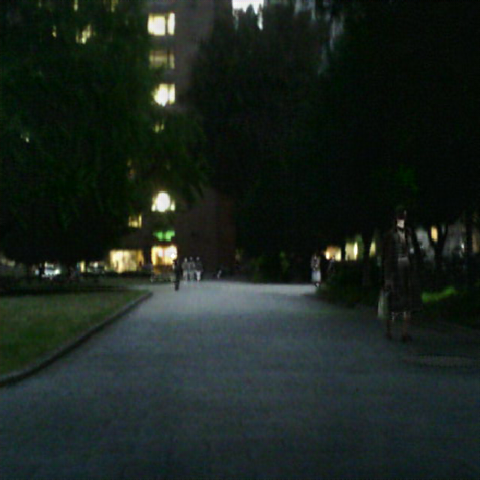
#> input picture data/CAWM-Mamba/00004N.png, 480 x 480 px, given as the content of the folder ./data/origin_ir, which was not available
$ python cal_evaluator.py
#> lines starting #> are read from the running program, lines starting #| are printed output that depends on the picture; after the words box and inside, x2 and y2 are one past the last pixel; in counts of white or black regions, pixels touching at a corner belong together; pictures that were not available may be replaced by others from this repository, and a replacement may not be noted
### cddfuse_evaluator.py
import os
import numpy as np
import cv2
import sklearn.metrics as skm
from scipy.signal import convolve2d
import math
from skimage.metrics import structural_similarity as ssim
import torch.nn.functional as F
__all__ = ['Evaluator', 'image_read_cv2']


def image_read_cv2(path, mode='RGB'):

#> called with path = './data/origin_ir/00004N.png', mode = 'GRAY'
    img_BGR = cv2.imread(path).astype('float32')
    assert mode == 'RGB' or mode == 'GRAY' or mode == 'YCrCb', 'mode error'
    if mode == 'RGB':

        img = cv2.cvtColor(img_BGR, cv2.COLOR_BGR2RGB)
    elif mode == 'GRAY':

        img = np.round(cv2.cvtColor(img_BGR, cv2.COLOR_BGR2GRAY))
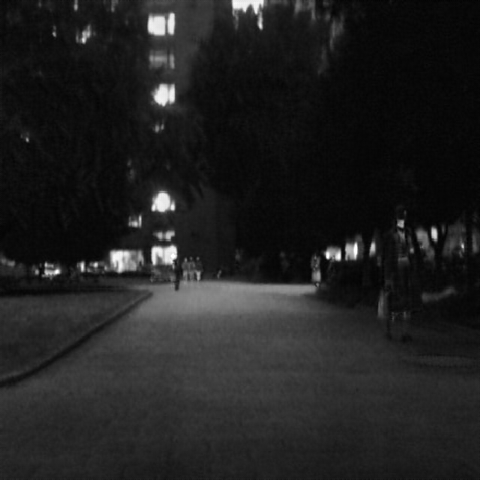
#> img: shape (480, 480) float32; min 2, max 255, mean 32.6
    elif mode == 'YCrCb':

        img = cv2.cvtColor(img_BGR, cv2.COLOR_BGR2YCrCb)
    return img

'''
# --------------------------------------------
 EN / SD / SF / AG / MI / MSE / CC / PSNR / SCD / VIF / Qabf / SSIM /
# --------------------------------------------
'''
class Evaluator():

    @classmethod
    def input_check(cls, imgF, imgA=None, imgB=None):
        if imgA is None:

            assert type(imgF) == np.ndarray, 'type error'
            assert len(imgF.shape) == 2, 'dimension error'
        else:

            assert type(imgF) == type(imgA) == type(imgB) == np.ndarray, 'type error'
            assert imgF.shape == imgA.shape == imgB.shape, 'shape error'
            assert len(imgF.shape) == 2, 'dimension error'


    @classmethod
    def EN(cls, img):
        cls.input_check(img)
        a = np.uint8(np.round(img)).flatten()
        h = np.bincount(a) / a.shape[0]
#> h = 256 values, max 0.0543 at index 9, min 0 at index 0, mean 0.00391
        return -sum(h * np.log2(h + (h == 0)))


    @classmethod
    def SD(cls, img):
        cls.input_check(img)
        return np.std(img)


    @classmethod
    def SF(cls, img):
        cls.input_check(img)
        return np.sqrt(np.mean((img[:, 1:] - img[:, :-1]) ** 2) + np.mean((img[1:, :] - img[:-1, :]) ** 2))


    @classmethod
    def AG(cls, img):
        cls.input_check(img)
        Gx, Gy = np.zeros_like(img), np.zeros_like(img)


        Gx[:, 0] = img[:, 1] - img[:, 0]
        Gx[:, -1] = img[:, -1] - img[:, -2]
#> Gx: shape (480, 480) float32; min -18, max 15, mean -0.00303
        Gx[:, 1:-1] = (img[:, 2:] - img[:, :-2]) / 2

        Gy[0, :] = img[1, :] - img[0, :]
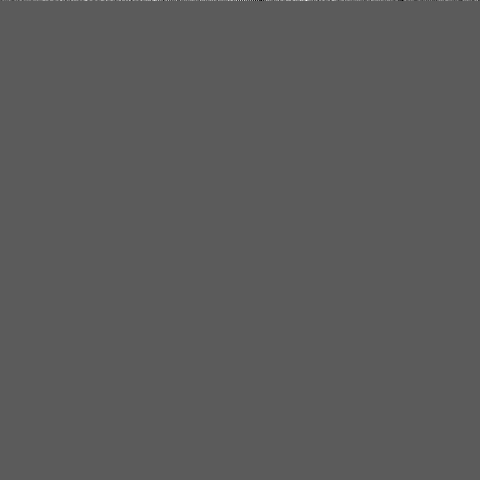
#> Gy: shape (480, 480) float32; min -5, max 9, mean 0.00321; drawn with min black and max white
        Gy[-1, :] = img[-1, :] - img[-2, :]
#> Gy: shape (480, 480) float32; 0.18% of pixels changed, all inside (x1, y1, x2, y2) = (1, 479, 480, 480)
        Gy[1:-1, :] = (img[2:, :] - img[:-2, :]) / 2
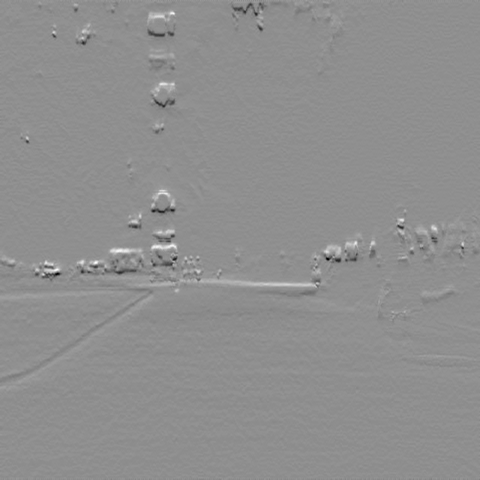
#> Gy: shape (480, 480) float32; min -83, max 64.5, mean 0; drawn with min black and max white
        return np.mean(np.sqrt((Gx ** 2 + Gy ** 2) / 2))


    @classmethod
    def MI(cls, image_F, image_A, image_B):
        cls.input_check(image_F, image_A, image_B)

        FA=skm.mutual_info_score(image_F.flatten(),image_A.flatten())
#> FA = 4.25
        FB=skm.mutual_info_score(image_F.flatten(),image_B.flatten())
#> FB = 4.25
        return FA+FB


    @classmethod
    def MSE(cls, image_F, image_A, image_B):
        cls.input_check(image_F, image_A, image_B)
        return (np.mean((image_A - image_F) ** 2) + np.mean((image_B - image_F) ** 2)) / 2


    @classmethod
    def CC(cls, image_F, image_A, image_B):
        cls.input_check(image_F, image_A, image_B)
        rAF = np.sum((image_A - np.mean(image_A)) * (image_F - np.mean(image_F))) / np.sqrt(
            (np.sum((image_A - np.mean(image_A)) ** 2)) * (np.sum((image_F - np.mean(image_F)) ** 2)))
#> rAF = 1
        rBF = np.sum((image_B - np.mean(image_B)) * (image_F - np.mean(image_F))) / np.sqrt(
            (np.sum((image_B - np.mean(image_B)) ** 2)) * (np.sum((image_F - np.mean(image_F)) ** 2)))
#> rBF = 1
        return (rAF + rBF) / 2


    @classmethod
    def PSNR(cls, image_F, image_A, image_B):
        cls.input_check(image_F, image_A, image_B)
        return 10 * np.log10(np.max(image_F) ** 2 / cls.MSE(image_F, image_A, image_B))


    @classmethod
    def SCD(cls, image_F, image_A, image_B):
        cls.input_check(image_F, image_A, image_B)
        imgF_A = image_F - image_A
#> imgF_A: shape (480, 480) float32; every value is 0
        imgF_B = image_F - image_B
        corr1 = np.sum((image_A - np.mean(image_A)) * (imgF_B - np.mean(imgF_B))) / np.sqrt(
            (np.sum((image_A - np.mean(image_A)) ** 2)) * (np.sum((imgF_B - np.mean(imgF_B)) ** 2)))
#> corr1 = nan
        corr2 = np.sum((image_B - np.mean(image_B)) * (imgF_A - np.mean(imgF_A))) / np.sqrt(
            (np.sum((image_B - np.mean(image_B)) ** 2)) * (np.sum((imgF_A - np.mean(imgF_A)) ** 2)))
#> corr2 = nan
        return corr1 + corr2


    @classmethod
    def VIFF(cls, image_F, image_A, image_B):
        cls.input_check(image_F, image_A, image_B)
        return cls.compare_viff(image_A, image_F)+cls.compare_viff(image_B, image_F)


    @classmethod
    def compare_viff(cls,ref, dist):
        sigma_nsq = 2
        eps = 1e-10

        num = 0.0
        den = 0.0
        for scale in range(1, 5):

            N = 2 ** (4 - scale + 1) + 1
            sd = N / 5.0


            m, n = [(ss - 1.) / 2. for ss in (N, N)]
            y, x = np.ogrid[-m:m + 1, -n:n + 1]
            h = np.exp(-(x * x + y * y) / (2. * sd * sd))
            h[h < np.finfo(h.dtype).eps * h.max()] = 0
            sumh = h.sum()
            if sumh != 0:
                win = h / sumh

            if scale > 1:
                ref = convolve2d(ref, np.rot90(win, 2), mode='valid')
                dist = convolve2d(dist, np.rot90(win, 2), mode='valid')
                ref = ref[::2, ::2]
                dist = dist[::2, ::2]

            mu1 = convolve2d(ref, np.rot90(win, 2), mode='valid')
            mu2 = convolve2d(dist, np.rot90(win, 2), mode='valid')
            mu1_sq = mu1 * mu1
            mu2_sq = mu2 * mu2
            mu1_mu2 = mu1 * mu2
            sigma1_sq = convolve2d(ref * ref, np.rot90(win, 2), mode='valid') - mu1_sq
            sigma2_sq = convolve2d(dist * dist, np.rot90(win, 2), mode='valid') - mu2_sq
            sigma12 = convolve2d(ref * dist, np.rot90(win, 2), mode='valid') - mu1_mu2

            sigma1_sq[sigma1_sq < 0] = 0
            sigma2_sq[sigma2_sq < 0] = 0

            g = sigma12 / (sigma1_sq + eps)
            sv_sq = sigma2_sq - g * sigma12

            g[sigma1_sq < eps] = 0
            sv_sq[sigma1_sq < eps] = sigma2_sq[sigma1_sq < eps]
            sigma1_sq[sigma1_sq < eps] = 0

            g[sigma2_sq < eps] = 0
            sv_sq[sigma2_sq < eps] = 0

            sv_sq[g < 0] = sigma2_sq[g < 0]
            g[g < 0] = 0
            sv_sq[sv_sq <= eps] = eps

            num += np.sum(np.log10(1 + g * g * sigma1_sq / (sv_sq + sigma_nsq)))
            den += np.sum(np.log10(1 + sigma1_sq / sigma_nsq))
#> this loop made 4 passes
#> (num, den) on passes 1 to 4: (187991.7, 187991.7), (223271.1, 223271.1), (231530.5, 231530.5), (233641, 233641)
#> pass 1, in compare_viff, `sigma1_sq = convolve2d(ref * ref, np.rot90(win, 2), mode='valid') - mu..`:
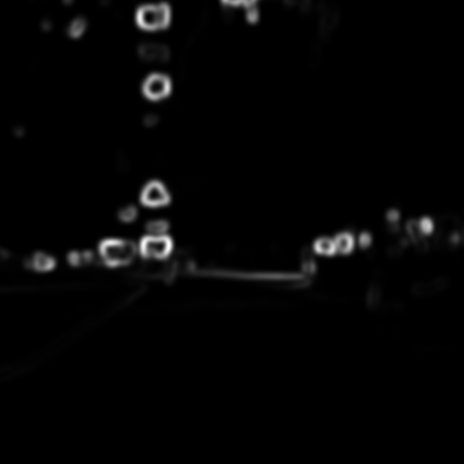
#> sigma1_sq: shape (464, 464) float64; min 0.505, max 8205.8, mean 168.3; drawn with min black and max white
#> after the loop, den = 233641; num = 233641

        vifp = num / den
#> vifp = 1
#> in compare_viff (call 2), `sigma_nsq = 2`: sigma_nsq = 2
#> the loop in compare_viff (call 2), `for scale in range(1, 5): ` made 4 passes
#> pass 1, in compare_viff (call 2), `sv_sq = sigma2_sq - g * sigma12`:
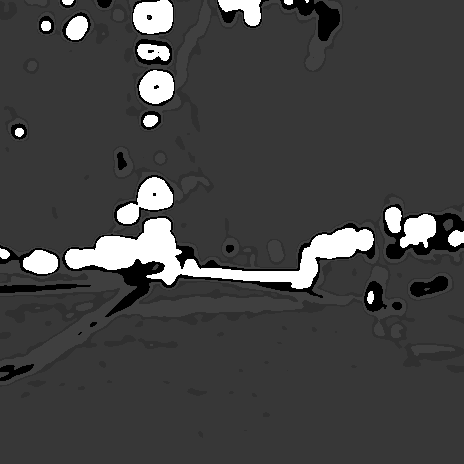
#> sv_sq: shape (464, 464) float64; min 1e-10, max 1e-10, mean 1e-10; drawn with min black and max white
#> after the loop in compare_viff (call 2), `for scale in range(1, 5):`: den = 233641

        if np.isnan(vifp):
            return 1.0
        else:
            return vifp


    @classmethod
    def Qabf(cls, image_F, image_A, image_B):
        cls.input_check(image_F, image_A, image_B)
        gA, aA = cls.Qabf_getArray(image_A)
        gB, aB = cls.Qabf_getArray(image_B)
        gF, aF = cls.Qabf_getArray(image_F)
        QAF = cls.Qabf_getQabf(aA, gA, aF, gF)
        QBF = cls.Qabf_getQabf(aB, gB, aF, gF)


        deno = np.sum(gA + gB)
        nume = np.sum(np.multiply(QAF, gA) + np.multiply(QBF, gB))
        return nume / deno


    @classmethod
    def Qabf_getArray(cls,img):
        h1 = np.array([[1, 2, 1], [0, 0, 0], [-1, -2, -1]]).astype(np.float32)
        h2 = np.array([[0, 1, 2], [-1, 0, 1], [-2, -1, 0]]).astype(np.float32)
        h3 = np.array([[-1, 0, 1], [-2, 0, 2], [-1, 0, 1]]).astype(np.float32)

        SAx = convolve2d(img, h3, mode='same')
        SAy = convolve2d(img, h1, mode='same')
        gA = np.sqrt(np.multiply(SAx, SAx) + np.multiply(SAy, SAy))
        aA = np.zeros_like(img)
        aA[SAx == 0] = math.pi / 2
        aA[SAx != 0]=np.arctan(SAy[SAx != 0] / SAx[SAx != 0])
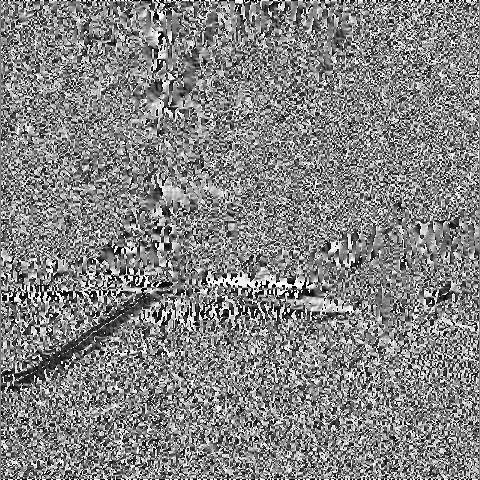
#> aA: shape (480, 480) float32; min -1.57, max 1.57, mean 0.0533; drawn with min black and max white
        return gA, aA


    @classmethod
    def Qabf_getQabf(cls,aA, gA, aF, gF):
        L = 1
        Tg = 0.9994
        kg = -15
        Dg = 0.5
        Ta = 0.9879
        ka = -22
        Da = 0.8
        GAF,AAF,QgAF,QaAF,QAF = np.zeros_like(aA),np.zeros_like(aA),np.zeros_like(aA),np.zeros_like(aA),np.zeros_like(aA)
        GAF[gA>gF]=gF[gA>gF]/gA[gA>gF]
        GAF[gA == gF] = gF[gA == gF]
        GAF[gA <gF] = gA[gA<gF]/gF[gA<gF]
        AAF = 1 - np.abs(aA - aF) / (math.pi / 2)
#> AAF: shape (480, 480) float32; every value is 1
        QgAF = Tg / (1 + np.exp(kg * (GAF - Dg)))
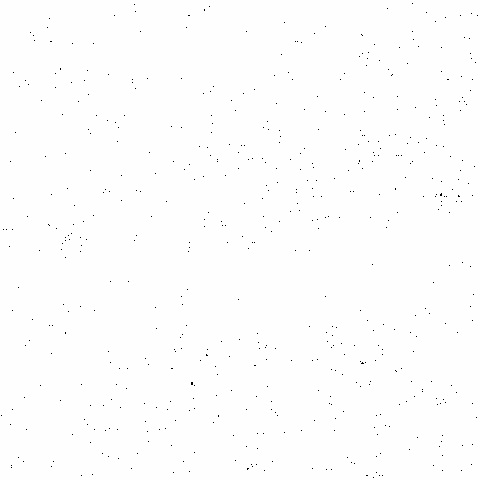
#> QgAF: shape (480, 480) float32; min 0.000552, max 0.999, mean 0.997
        QaAF = Ta / (1 + np.exp(ka * (AAF - Da)))
#> QaAF: shape (480, 480) float32; every value is 0.976
        QAF = QgAF* QaAF
#> in Qabf, `deno = np.sum(gA + gB)`: deno = 10110679
#> in Qabf, `nume = np.sum(np.multiply(QAF, gA) + np.multiply(QBF, gB))`: nume = 9861277
        return QAF


    @classmethod
    def SSIM(cls, image_F, image_A, image_B,data_range=255):
        cls.input_check(image_F, image_A, image_B)
        return ssim(image_F,image_A, data_range=data_range)+ssim(image_F,image_B, data_range=data_range)


# [85 lines left out: function VIFF, not called in this run]


class Resize_16(object):
    def __init__(self):
        pass
    def __call__(self, image, target):

        height, width = image.shape[:2]

        new_width = (width // 16) * 16
        new_height = (height // 16) * 16
        new = min(new_width, new_height)

        image = cv2.resize(image, (new, new))
        target = cv2.resize(target, (new, new))

        return image, target

def find_image_path(folder, name_stem):
    exts = ['.png', '.bmp', '.jpg', '.jpeg', '.tiff']
    for ext in exts:
        path = os.path.join(folder, name_stem + ext)
        if os.path.exists(path):
            return path
    return None

### cal_evaluator.py
import os
import numpy as np
from cddfuse_evaluator import image_read_cv2, Resize_16, find_image_path, Evaluator

if __name__ == '__main__':
 for dataset_name in ["MSRS"]:      # dataset name
     print("\n" * 2 + "=" * 80)
     for model_name in ["CAWM-Mamba", "CDDFuse", "DCEvo", "EMMA", "F2Fusion", "IASSF", "ITFuse", "MKDFusion", "origin_ir",
                        "origin_vi", "S4Fusion", "SFMFusion", "T2EA", "Wavelet-Mamba"]:       # method name
         print("The test result of " + dataset_name + ' :')

         origin_ir = "./data/origin_ir"                 # Original test image saving address
         origin_vi = "./data/origin_vi"
         fus_dir = os.path.join("./data",model_name)    # fused image storage address
         metric_result = np.zeros((12))
         print(fus_dir)

         for img_name in os.listdir(origin_ir):
             ir = image_read_cv2(os.path.join(origin_ir, img_name), 'GRAY')
             vi = image_read_cv2(os.path.join(origin_vi, img_name), 'GRAY')

             Resize_161=Resize_16()
             ir,vi = Resize_161(ir,vi)
             ir = np.clip(ir, 0, 255).astype(np.uint8).astype(np.float32)
             vi = np.clip(vi, 0, 255).astype(np.uint8).astype(np.float32)
             img_stem = img_name.split('.')[0]
             img_path = find_image_path(fus_dir, img_stem)
             fi = image_read_cv2(img_path, 'GRAY')

            # EN / SD / SF / AG / MI / MSE / CC / PSNR / SCD / VIF / Qabf / SSIM /

             metric_result += np.array([
                 Evaluator.EN(fi),
                 Evaluator.SD(fi),
                 Evaluator.SF(fi),
                 Evaluator.AG(fi),
                 Evaluator.MI(fi, ir, vi),
                 Evaluator.MSE(fi, ir, vi),
                 Evaluator.CC(fi, ir, vi),
                 Evaluator.PSNR(fi, ir, vi),
                 Evaluator.SCD(fi, ir, vi),
                 Evaluator.VIFF(fi, ir, vi),
                 Evaluator.Qabf(fi, ir, vi),
                 Evaluator.SSIM(fi, ir, vi, data_range=255)])
#> metric_result = [6.13, 30.82, 7.16, 1.97, 8.5, 0, 1, inf, nan, 2, 0.975, 2]


         metric_result /= len(os.listdir(fus_dir))
#> metric_result = [2.04, 10.27, 2.39, 0.657, 2.83, 0, 0.333, inf, nan, 0.667, 0.325, 0.667]


         print(f"{'':<10} {'EN':<10} {'SD':<10} {'SF':<10} {'AG':<10} {'MI':<10} {'MSE':<12} "
               f"{'CC':<10} {'PSNR':<10} {'SCD':<10} {'VIF':<10} {'Qabf':<10} {'SSIM':<10}")

         print(f"{model_name:<10} {np.round(metric_result[0], 4):<10} "
               f"{np.round(metric_result[1], 4):<10} {np.round(metric_result[2], 4):<10} "
               f"{np.round(metric_result[3], 4):<10} {np.round(metric_result[4], 4):<10} "
               f"{np.round(metric_result[5], 4):<12} {np.round(metric_result[6], 4):<10} "
               f"{np.round(metric_result[7], 4):<10} {np.round(metric_result[8], 4):<10} "
               f"{np.round(metric_result[9], 4):<10} {np.round(metric_result[10], 4):<10} "
               f"{np.round(metric_result[11], 4):<10}")
#| CAWM-Mamba 2.0428     10.2748    2.3863     0.6568     2.832      0.0          0.3333     inf        nan        0.6667     0.3251     0.6667
#> (the run stopped early here; a loop or call above may not have finished)

$ run again, on data/CAWM-Mamba/00008N.png
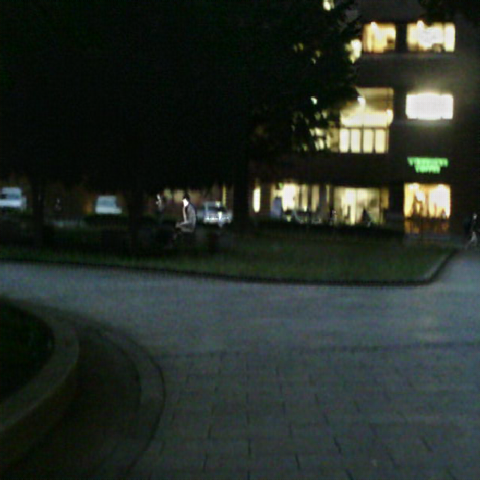
#> input picture data/CAWM-Mamba/00008N.png, 480 x 480 px, given as the content of the folder ./data/origin_ir, which was not available
#> h = 256 values, max 0.0627 at index 8, min 0 at index 0, mean 0.00391
#> FA = 4.49
#> rAF = 1
#> imgF_A: shape (480, 480) float32; every value is 0
#> corr1 = nan
#> the loop in compare_viff, `for scale in range(1, 5): ` made 4 passes
#> (num, den) on passes 1 to 4: (221239.6, 221239.6), (265881.2, 265881.2), (276549.3, 276549.3), (279251.2, 279251.2)
#> after the loop in compare_viff, `for scale in range(1, 5):`: den = 279251.2
#> vifp = 1
#> sigma_nsq = 2
#> the loop in compare_viff (call 2), `for scale in range(1, 5): ` made 4 passes
#> pass 1, in compare_viff (call 2), `sv_sq = sigma2_sq - g * sigma12`:
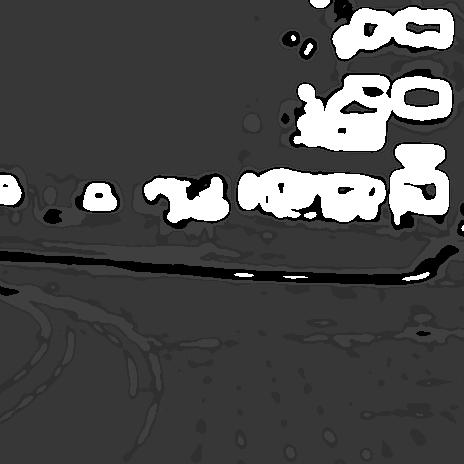
#> sv_sq: shape (464, 464) float64; min 1e-10, max 1e-10, mean 1e-10; drawn with min black and max white
#> after the loop in compare_viff (call 2), `for scale in range(1, 5):`: den = 279251.2
#> AAF: shape (480, 480) float32; every value is 1
#> in Qabf_getQabf, `QgAF = Tg / (1 + np.exp(kg * (GAF - Dg)))`:
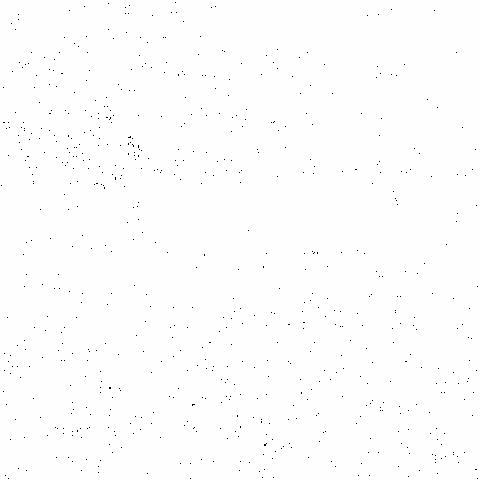
#> QgAF: shape (480, 480) float32; min 0.000552, max 0.999, mean 0.996
#> QaAF: shape (480, 480) float32; every value is 0.976
#> deno = 12462814
#> nume = 12155390
#> `metric_result += np.array([ Evaluator.EN(fi), Evaluator.SD(fi), Evalua..`: metric_result = [6.48, 43.45, 8.57, 2.41, 8.98, 0, 1, inf, nan, 2, 0.975, 2]
#> `metric_result /= len(os.listdir(fus_dir))`: metric_result = [2.16, 14.48, 2.86, 0.803, 2.99, 0, 0.333, inf, nan, 0.667, 0.325, 0.667]
#| CAWM-Mamba 2.1604     14.4846    2.8582     0.8032     2.9949     0.0          0.3333     inf        nan        0.6667     0.3251     0.6667

$ run again, on data/CAWM-Mamba/00012N.png
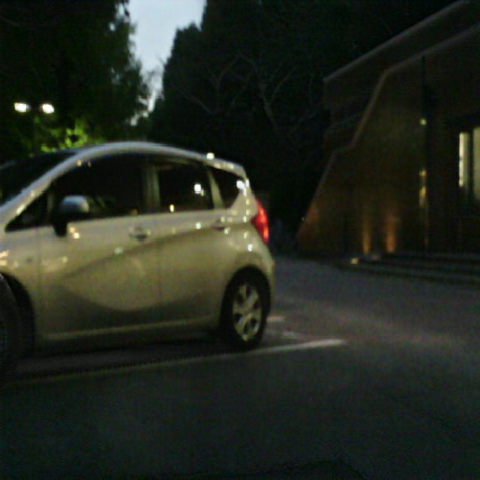
#> input picture data/CAWM-Mamba/00012N.png, 480 x 480 px, given as the content of the folder ./data/origin_ir, which was not available
#> h = 256 values, max 0.0372 at index 12, min 0 at index 0, mean 0.00391
#> FA = 4.32
#> rAF = 1
#> imgF_A: shape (480, 480) float32; every value is 0
#> corr1 = nan
#> the loop in compare_viff, `for scale in range(1, 5): ` made 4 passes
#> (num, den) on passes 1 to 4: (223136.5, 223136.5), (268572.8, 268572.8), (279452.5, 279452.5), (282229.6, 282229.6)
#> after the loop in compare_viff, `for scale in range(1, 5):`: den = 282229.6
#> vifp = 1
#> sigma_nsq = 2
#> the loop in compare_viff (call 2), `for scale in range(1, 5): ` made 4 passes
#> pass 1, in compare_viff (call 2), `sv_sq = sigma2_sq - g * sigma12`:
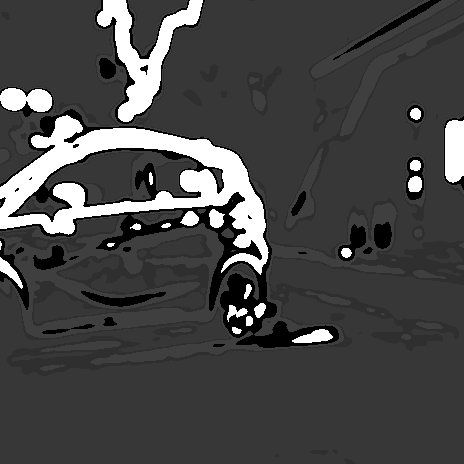
#> sv_sq: shape (464, 464) float64; min 1e-10, max 1e-10, mean 1e-10; drawn with min black and max white
#> after the loop in compare_viff (call 2), `for scale in range(1, 5):`: den = 282229.6
#> AAF: shape (480, 480) float32; every value is 1
#> in Qabf_getQabf, `QgAF = Tg / (1 + np.exp(kg * (GAF - Dg)))`:
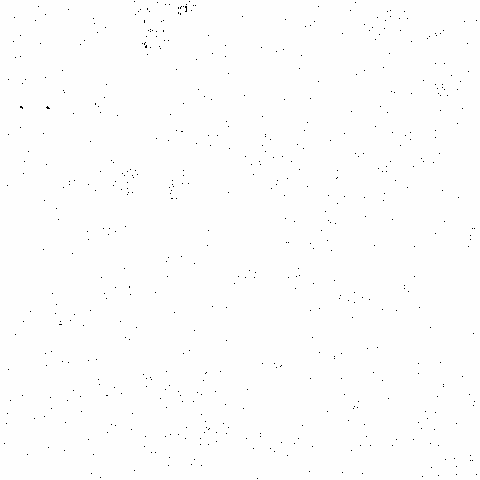
#> QgAF: shape (480, 480) float32; min 0.000552, max 0.999, mean 0.997
#> QaAF: shape (480, 480) float32; every value is 0.976
#> deno = 11555446
#> nume = 11270403
#> `metric_result += np.array([ Evaluator.EN(fi), Evaluator.SD(fi), Evalua..`: metric_result = [6.23, 39.53, 7.16, 2.23, 8.64, 0, 1, inf, nan, 2, 0.975, 2]
#> `metric_result /= len(os.listdir(fus_dir))`: metric_result = [2.08, 13.18, 2.39, 0.742, 2.88, 0, 0.333, inf, nan, 0.667, 0.325, 0.667]
#| CAWM-Mamba 2.0773     13.1774    2.3852     0.7425     2.8798     0.0          0.3333     inf        nan        0.6667     0.3251     0.6667
